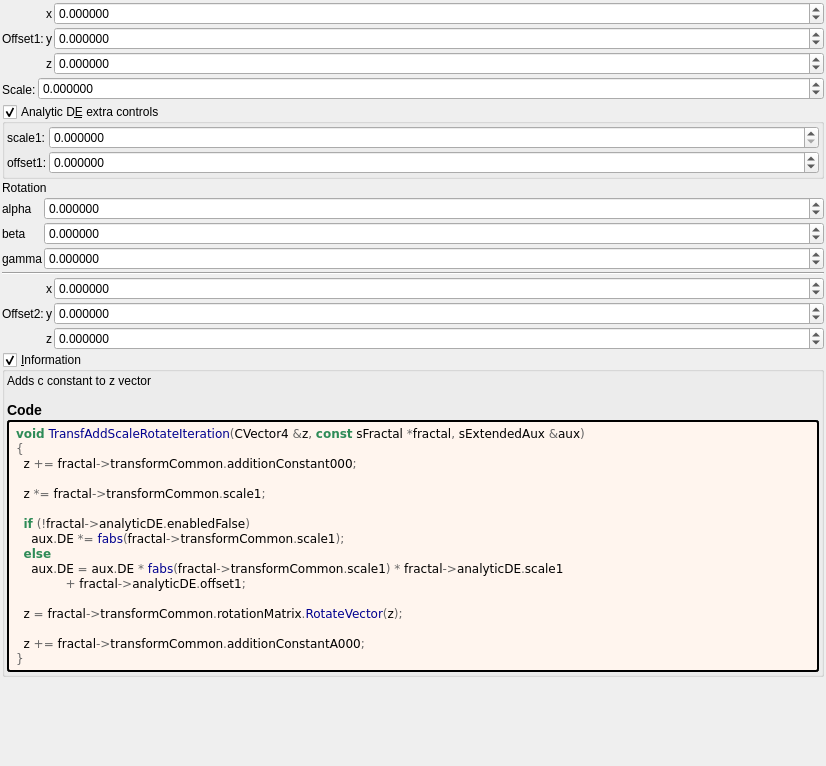
<?xml version="1.0" encoding="UTF-8"?>
<ui version="4.0">
 <class>transf_add_scale_rotate</class>
 <widget class="QWidget" name="Form">
  <property name="geometry">
   <rect>
    <x>0</x>
    <y>0</y>
    <width>826</width>
    <height>766</height>
   </rect>
  </property>
  <property name="windowTitle">
   <string notr="true">transf_add_scale_rotate</string>
  </property>
  <layout class="QVBoxLayout" name="verticalLayout">
   <property name="spacing">
    <number>2</number>
   </property>
   <property name="leftMargin">
    <number>2</number>
   </property>
   <property name="topMargin">
    <number>2</number>
   </property>
   <property name="rightMargin">
    <number>2</number>
   </property>
   <property name="bottomMargin">
    <number>2</number>
   </property>
   <item>
    <layout class="QGridLayout" name="gridLayout_65" columnstretch="0,0,0,1">
     <property name="spacing">
      <number>2</number>
     </property>
     <item row="2" column="2">
      <widget class="QLabel" name="label_119">
       <property name="text">
        <string notr="true">x</string>
       </property>
      </widget>
     </item>
     <item row="2" column="3">
      <widget class="MyDoubleSpinBox" name="spinbox3_transf_addition_constant_x">
       <property name="sizePolicy">
        <sizepolicy hsizetype="Minimum" vsizetype="Maximum">
         <horstretch>0</horstretch>
         <verstretch>0</verstretch>
        </sizepolicy>
       </property>
       <property name="prefix">
        <string/>
       </property>
       <property name="suffix">
        <string/>
       </property>
       <property name="decimals">
        <number>6</number>
       </property>
       <property name="minimum">
        <double>-99.989999999999995</double>
       </property>
       <property name="maximum">
        <double>99.989999999999995</double>
       </property>
       <property name="singleStep">
        <double>0.100000000000000</double>
       </property>
      </widget>
     </item>
     <item row="4" column="2">
      <widget class="QLabel" name="label_120">
       <property name="text">
        <string notr="true">z</string>
       </property>
      </widget>
     </item>
     <item row="3" column="2">
      <widget class="QLabel" name="label_121">
       <property name="text">
        <string notr="true">y</string>
       </property>
      </widget>
     </item>
     <item row="4" column="3">
      <widget class="MyDoubleSpinBox" name="spinbox3_transf_addition_constant_z">
       <property name="sizePolicy">
        <sizepolicy hsizetype="Minimum" vsizetype="Maximum">
         <horstretch>0</horstretch>
         <verstretch>0</verstretch>
        </sizepolicy>
       </property>
       <property name="prefix">
        <string/>
       </property>
       <property name="suffix">
        <string/>
       </property>
       <property name="decimals">
        <number>6</number>
       </property>
       <property name="minimum">
        <double>-99.989999999999995</double>
       </property>
       <property name="maximum">
        <double>99.989999999999995</double>
       </property>
       <property name="singleStep">
        <double>0.100000000000000</double>
       </property>
      </widget>
     </item>
     <item row="3" column="3">
      <widget class="MyDoubleSpinBox" name="spinbox3_transf_addition_constant_y">
       <property name="sizePolicy">
        <sizepolicy hsizetype="Minimum" vsizetype="Maximum">
         <horstretch>0</horstretch>
         <verstretch>0</verstretch>
        </sizepolicy>
       </property>
       <property name="prefix">
        <string/>
       </property>
       <property name="suffix">
        <string/>
       </property>
       <property name="decimals">
        <number>6</number>
       </property>
       <property name="minimum">
        <double>-99.989999999999995</double>
       </property>
       <property name="maximum">
        <double>99.989999999999995</double>
       </property>
       <property name="singleStep">
        <double>0.100000000000000</double>
       </property>
      </widget>
     </item>
     <item row="3" column="1">
      <widget class="QLabel" name="label_259">
       <property name="text">
        <string>Offset1:</string>
       </property>
      </widget>
     </item>
    </layout>
   </item>
   <item>
    <layout class="QGridLayout" name="gridLayout" columnstretch="0,1">
     <property name="spacing">
      <number>2</number>
     </property>
     <item row="0" column="0" rowspan="2">
      <widget class="QLabel" name="label_108">
       <property name="text">
        <string>Scale:</string>
       </property>
      </widget>
     </item>
     <item row="0" column="1">
      <widget class="MyDoubleSpinBox" name="spinbox_transf_scale_1">
       <property name="sizePolicy">
        <sizepolicy hsizetype="Minimum" vsizetype="Maximum">
         <horstretch>0</horstretch>
         <verstretch>0</verstretch>
        </sizepolicy>
       </property>
       <property name="prefix">
        <string/>
       </property>
       <property name="suffix">
        <string/>
       </property>
       <property name="decimals">
        <number>6</number>
       </property>
       <property name="minimum">
        <double>-99.989999999999995</double>
       </property>
       <property name="maximum">
        <double>99.989999999999995</double>
       </property>
       <property name="singleStep">
        <double>0.100000000000000</double>
       </property>
      </widget>
     </item>
    </layout>
   </item>
   <item>
    <widget class="MyGroupBox" name="groupCheck_analyticDE_enabled_false">
     <property name="title">
      <string>Analytic D&amp;E extra controls</string>
     </property>
     <property name="checkable">
      <bool>true</bool>
     </property>
     <layout class="QVBoxLayout" name="verticalLayout_13" stretch="0">
      <property name="spacing">
       <number>2</number>
      </property>
      <property name="leftMargin">
       <number>2</number>
      </property>
      <property name="topMargin">
       <number>2</number>
      </property>
      <property name="rightMargin">
       <number>2</number>
      </property>
      <property name="bottomMargin">
       <number>2</number>
      </property>
      <item>
       <layout class="QGridLayout" name="gridLayout_27" columnstretch="0,0,1">
        <property name="spacing">
         <number>2</number>
        </property>
        <item row="0" column="1">
         <widget class="QLabel" name="label_182">
          <property name="text">
           <string>scale1:</string>
          </property>
         </widget>
        </item>
        <item row="1" column="2">
         <widget class="MyDoubleSpinBox" name="spinbox_analyticDE_offset_1">
          <property name="sizePolicy">
           <sizepolicy hsizetype="Minimum" vsizetype="Maximum">
            <horstretch>0</horstretch>
            <verstretch>0</verstretch>
           </sizepolicy>
          </property>
          <property name="prefix">
           <string/>
          </property>
          <property name="suffix">
           <string/>
          </property>
          <property name="decimals">
           <number>6</number>
          </property>
          <property name="minimum">
           <double>-99.989999999999995</double>
          </property>
          <property name="maximum">
           <double>99.989999999999995</double>
          </property>
          <property name="singleStep">
           <double>0.100000000000000</double>
          </property>
         </widget>
        </item>
        <item row="0" column="2">
         <widget class="MyDoubleSpinBox" name="spinbox_analyticDE_scale_1">
          <property name="sizePolicy">
           <sizepolicy hsizetype="Minimum" vsizetype="Maximum">
            <horstretch>0</horstretch>
            <verstretch>0</verstretch>
           </sizepolicy>
          </property>
          <property name="prefix">
           <string/>
          </property>
          <property name="suffix">
           <string/>
          </property>
          <property name="decimals">
           <number>6</number>
          </property>
          <property name="minimum">
           <double>0.000000000000000</double>
          </property>
          <property name="maximum">
           <double>99.989999999999995</double>
          </property>
          <property name="singleStep">
           <double>0.100000000000000</double>
          </property>
         </widget>
        </item>
        <item row="1" column="1">
         <widget class="QLabel" name="label_177">
          <property name="text">
           <string>offset1:</string>
          </property>
         </widget>
        </item>
       </layout>
      </item>
     </layout>
    </widget>
   </item>
   <item>
    <widget class="QLabel" name="label_256">
     <property name="text">
      <string>Rotation</string>
     </property>
    </widget>
   </item>
   <item>
    <layout class="QGridLayout" name="gridLayout_2" columnstretch="0,1">
     <property name="spacing">
      <number>2</number>
     </property>
     <item row="1" column="0">
      <widget class="QLabel" name="label_14">
       <property name="text">
        <string notr="true">beta</string>
       </property>
      </widget>
     </item>
     <item row="0" column="1">
      <widget class="MyDoubleSpinBox" name="spinboxd3_transf_rotation_x">
       <property name="sizePolicy">
        <sizepolicy hsizetype="Minimum" vsizetype="Maximum">
         <horstretch>0</horstretch>
         <verstretch>0</verstretch>
        </sizepolicy>
       </property>
       <property name="prefix">
        <string/>
       </property>
       <property name="suffix">
        <string/>
       </property>
       <property name="decimals">
        <number>6</number>
       </property>
       <property name="minimum">
        <double>-36000.000000000000000</double>
       </property>
       <property name="maximum">
        <double>36000.000000000000000</double>
       </property>
       <property name="singleStep">
        <double>1.000000000000000</double>
       </property>
      </widget>
     </item>
     <item row="1" column="1">
      <widget class="MyDoubleSpinBox" name="spinboxd3_transf_rotation_y">
       <property name="sizePolicy">
        <sizepolicy hsizetype="Minimum" vsizetype="Maximum">
         <horstretch>0</horstretch>
         <verstretch>0</verstretch>
        </sizepolicy>
       </property>
       <property name="prefix">
        <string/>
       </property>
       <property name="suffix">
        <string/>
       </property>
       <property name="decimals">
        <number>6</number>
       </property>
       <property name="minimum">
        <double>-36000.000000000000000</double>
       </property>
       <property name="maximum">
        <double>36000.000000000000000</double>
       </property>
       <property name="singleStep">
        <double>1.000000000000000</double>
       </property>
      </widget>
     </item>
     <item row="0" column="0">
      <widget class="QLabel" name="label_13">
       <property name="text">
        <string notr="true">alpha</string>
       </property>
      </widget>
     </item>
     <item row="2" column="0">
      <widget class="QLabel" name="label_15">
       <property name="text">
        <string notr="true">gamma</string>
       </property>
      </widget>
     </item>
     <item row="2" column="1">
      <widget class="MyDoubleSpinBox" name="spinboxd3_transf_rotation_z">
       <property name="sizePolicy">
        <sizepolicy hsizetype="Minimum" vsizetype="Maximum">
         <horstretch>0</horstretch>
         <verstretch>0</verstretch>
        </sizepolicy>
       </property>
       <property name="prefix">
        <string/>
       </property>
       <property name="suffix">
        <string/>
       </property>
       <property name="decimals">
        <number>6</number>
       </property>
       <property name="minimum">
        <double>-36000.000000000000000</double>
       </property>
       <property name="maximum">
        <double>36000.000000000000000</double>
       </property>
       <property name="singleStep">
        <double>1.000000000000000</double>
       </property>
      </widget>
     </item>
    </layout>
   </item>
   <item>
    <widget class="Line" name="line">
     <property name="orientation">
      <enum>Qt::Horizontal</enum>
     </property>
    </widget>
   </item>
   <item>
    <layout class="QGridLayout" name="gridLayout_63" columnstretch="0,0,0,1">
     <property name="spacing">
      <number>2</number>
     </property>
     <item row="2" column="2">
      <widget class="QLabel" name="label_114">
       <property name="text">
        <string notr="true">x</string>
       </property>
      </widget>
     </item>
     <item row="2" column="3">
      <widget class="MyDoubleSpinBox" name="spinbox3_transf_addition_constantA_000_x">
       <property name="sizePolicy">
        <sizepolicy hsizetype="Minimum" vsizetype="Maximum">
         <horstretch>0</horstretch>
         <verstretch>0</verstretch>
        </sizepolicy>
       </property>
       <property name="prefix">
        <string/>
       </property>
       <property name="suffix">
        <string/>
       </property>
       <property name="decimals">
        <number>6</number>
       </property>
       <property name="minimum">
        <double>-99.989999999999995</double>
       </property>
       <property name="maximum">
        <double>99.989999999999995</double>
       </property>
       <property name="singleStep">
        <double>0.100000000000000</double>
       </property>
      </widget>
     </item>
     <item row="4" column="2">
      <widget class="QLabel" name="label_115">
       <property name="text">
        <string notr="true">z</string>
       </property>
      </widget>
     </item>
     <item row="3" column="2">
      <widget class="QLabel" name="label_113">
       <property name="text">
        <string notr="true">y</string>
       </property>
      </widget>
     </item>
     <item row="4" column="3">
      <widget class="MyDoubleSpinBox" name="spinbox3_transf_addition_constantA_000_z">
       <property name="sizePolicy">
        <sizepolicy hsizetype="Minimum" vsizetype="Maximum">
         <horstretch>0</horstretch>
         <verstretch>0</verstretch>
        </sizepolicy>
       </property>
       <property name="prefix">
        <string/>
       </property>
       <property name="suffix">
        <string/>
       </property>
       <property name="decimals">
        <number>6</number>
       </property>
       <property name="minimum">
        <double>-99.989999999999995</double>
       </property>
       <property name="maximum">
        <double>99.989999999999995</double>
       </property>
       <property name="singleStep">
        <double>0.100000000000000</double>
       </property>
      </widget>
     </item>
     <item row="3" column="3">
      <widget class="MyDoubleSpinBox" name="spinbox3_transf_addition_constantA_000_y">
       <property name="sizePolicy">
        <sizepolicy hsizetype="Minimum" vsizetype="Maximum">
         <horstretch>0</horstretch>
         <verstretch>0</verstretch>
        </sizepolicy>
       </property>
       <property name="prefix">
        <string/>
       </property>
       <property name="suffix">
        <string/>
       </property>
       <property name="decimals">
        <number>6</number>
       </property>
       <property name="minimum">
        <double>-99.989999999999995</double>
       </property>
       <property name="maximum">
        <double>99.989999999999995</double>
       </property>
       <property name="singleStep">
        <double>0.100000000000000</double>
       </property>
      </widget>
     </item>
     <item row="3" column="1">
      <widget class="QLabel" name="label_255">
       <property name="text">
        <string>Offset2:</string>
       </property>
      </widget>
     </item>
    </layout>
   </item>
   <item>
    <widget class="MyGroupBox" name="groupCheck_info">
     <property name="title">
      <string>&amp;Information</string>
     </property>
     <property name="flat">
      <bool>false</bool>
     </property>
     <property name="checkable">
      <bool>true</bool>
     </property>
     <layout class="QVBoxLayout" name="verticalLayout_2">
      <property name="spacing">
       <number>2</number>
      </property>
      <property name="leftMargin">
       <number>2</number>
      </property>
      <property name="topMargin">
       <number>2</number>
      </property>
      <property name="rightMargin">
       <number>2</number>
      </property>
      <property name="bottomMargin">
       <number>2</number>
      </property>
      <item>
       <widget class="QLabel" name="label_information_general">
        <property name="text">
         <string notr="true">&lt;p&gt;Adds c constant to z vector&lt;/p&gt;&lt;table&gt;
&lt;/table&gt;
&lt;h3&gt;Code&lt;/h3&gt;</string>
        </property>
        <property name="wordWrap">
         <bool>true</bool>
        </property>
        <property name="openExternalLinks">
         <bool>true</bool>
        </property>
        <property name="textInteractionFlags">
         <set>Qt::LinksAccessibleByMouse|Qt::TextSelectableByMouse</set>
        </property>
       </widget>
      </item>
      <item>
       <widget class="QLabel" name="label_code_content">
        <property name="styleSheet">
         <string notr="true">border-style: outset; border-width: 2px; border-radius: 3px; border-color: black; background-color: #fff5ee; padding: 4px;</string>
        </property>
        <property name="text">
         <string notr="true">&lt;body style=&quot;background-color:#fff5ee&quot;&gt;
&lt;pre style=&quot;color:#000000; background-color:#fff5ee;  font-family:&#039;Courier New&#039;,monospace;&quot;&gt;&lt;span style=&quot;color:#2e8b57; font-weight:bold&quot;&gt;void&lt;/span&gt; &lt;span style=&quot;color:#00008f&quot;&gt;TransfAddScaleRotateIteration&lt;/span&gt;&lt;span style=&quot;color:#676767&quot;&gt;(&lt;/span&gt;CVector4 &lt;span style=&quot;color:#676767&quot;&gt;&amp;amp;&lt;/span&gt;z&lt;span style=&quot;color:#676767&quot;&gt;,&lt;/span&gt; &lt;span style=&quot;color:#2e8b57; font-weight:bold&quot;&gt;const&lt;/span&gt; sFractal &lt;span style=&quot;color:#676767&quot;&gt;*&lt;/span&gt;fractal&lt;span style=&quot;color:#676767&quot;&gt;,&lt;/span&gt; sExtendedAux &lt;span style=&quot;color:#676767&quot;&gt;&amp;amp;&lt;/span&gt;aux&lt;span style=&quot;color:#676767&quot;&gt;)&lt;/span&gt;
&lt;span style=&quot;color:#676767&quot;&gt;{&lt;/span&gt;
  z &lt;span style=&quot;color:#676767&quot;&gt;+=&lt;/span&gt; fractal&lt;span style=&quot;color:#676767&quot;&gt;-&amp;gt;&lt;/span&gt;transformCommon&lt;span style=&quot;color:#676767&quot;&gt;.&lt;/span&gt;additionConstant000&lt;span style=&quot;color:#676767&quot;&gt;;&lt;/span&gt;

  z &lt;span style=&quot;color:#676767&quot;&gt;*=&lt;/span&gt; fractal&lt;span style=&quot;color:#676767&quot;&gt;-&amp;gt;&lt;/span&gt;transformCommon&lt;span style=&quot;color:#676767&quot;&gt;.&lt;/span&gt;scale1&lt;span style=&quot;color:#676767&quot;&gt;;&lt;/span&gt;

  &lt;span style=&quot;color:#2e8b57; font-weight:bold&quot;&gt;if&lt;/span&gt; &lt;span style=&quot;color:#676767&quot;&gt;(!&lt;/span&gt;fractal&lt;span style=&quot;color:#676767&quot;&gt;-&amp;gt;&lt;/span&gt;analyticDE&lt;span style=&quot;color:#676767&quot;&gt;.&lt;/span&gt;enabledFalse&lt;span style=&quot;color:#676767&quot;&gt;)&lt;/span&gt;
    aux&lt;span style=&quot;color:#676767&quot;&gt;.&lt;/span&gt;DE &lt;span style=&quot;color:#676767&quot;&gt;*=&lt;/span&gt; &lt;span style=&quot;color:#00008f&quot;&gt;fabs&lt;/span&gt;&lt;span style=&quot;color:#676767&quot;&gt;(&lt;/span&gt;fractal&lt;span style=&quot;color:#676767&quot;&gt;-&amp;gt;&lt;/span&gt;transformCommon&lt;span style=&quot;color:#676767&quot;&gt;.&lt;/span&gt;scale1&lt;span style=&quot;color:#676767&quot;&gt;);&lt;/span&gt;
  &lt;span style=&quot;color:#2e8b57; font-weight:bold&quot;&gt;else&lt;/span&gt;
    aux&lt;span style=&quot;color:#676767&quot;&gt;.&lt;/span&gt;DE &lt;span style=&quot;color:#676767&quot;&gt;=&lt;/span&gt; aux&lt;span style=&quot;color:#676767&quot;&gt;.&lt;/span&gt;DE &lt;span style=&quot;color:#676767&quot;&gt;*&lt;/span&gt; &lt;span style=&quot;color:#00008f&quot;&gt;fabs&lt;/span&gt;&lt;span style=&quot;color:#676767&quot;&gt;(&lt;/span&gt;fractal&lt;span style=&quot;color:#676767&quot;&gt;-&amp;gt;&lt;/span&gt;transformCommon&lt;span style=&quot;color:#676767&quot;&gt;.&lt;/span&gt;scale1&lt;span style=&quot;color:#676767&quot;&gt;) *&lt;/span&gt; fractal&lt;span style=&quot;color:#676767&quot;&gt;-&amp;gt;&lt;/span&gt;analyticDE&lt;span style=&quot;color:#676767&quot;&gt;.&lt;/span&gt;scale1
             &lt;span style=&quot;color:#676767&quot;&gt;+&lt;/span&gt; fractal&lt;span style=&quot;color:#676767&quot;&gt;-&amp;gt;&lt;/span&gt;analyticDE&lt;span style=&quot;color:#676767&quot;&gt;.&lt;/span&gt;offset1&lt;span style=&quot;color:#676767&quot;&gt;;&lt;/span&gt;

  z &lt;span style=&quot;color:#676767&quot;&gt;=&lt;/span&gt; fractal&lt;span style=&quot;color:#676767&quot;&gt;-&amp;gt;&lt;/span&gt;transformCommon&lt;span style=&quot;color:#676767&quot;&gt;.&lt;/span&gt;rotationMatrix&lt;span style=&quot;color:#676767&quot;&gt;.&lt;/span&gt;&lt;span style=&quot;color:#00008f&quot;&gt;RotateVector&lt;/span&gt;&lt;span style=&quot;color:#676767&quot;&gt;(&lt;/span&gt;z&lt;span style=&quot;color:#676767&quot;&gt;);&lt;/span&gt;

  z &lt;span style=&quot;color:#676767&quot;&gt;+=&lt;/span&gt; fractal&lt;span style=&quot;color:#676767&quot;&gt;-&amp;gt;&lt;/span&gt;transformCommon&lt;span style=&quot;color:#676767&quot;&gt;.&lt;/span&gt;additionConstantA000&lt;span style=&quot;color:#676767&quot;&gt;;&lt;/span&gt;
&lt;span style=&quot;color:#676767&quot;&gt;}&lt;/span&gt;
&lt;/pre&gt;
&lt;/body&gt;</string>
        </property>
        <property name="wordWrap">
         <bool>true</bool>
        </property>
        <property name="openExternalLinks">
         <bool>true</bool>
        </property>
        <property name="textInteractionFlags">
         <set>Qt::LinksAccessibleByMouse|Qt::TextSelectableByMouse</set>
        </property>
       </widget>
      </item>
     </layout>
    </widget>
   </item>
   <item>
    <spacer name="verticalSpacer">
     <property name="orientation">
      <enum>Qt::Vertical</enum>
     </property>
     <property name="sizeHint" stdset="0">
      <size>
       <width>20</width>
       <height>40</height>
      </size>
     </property>
    </spacer>
   </item>
  </layout>
 </widget>
 <customwidgets>
  <customwidget>
   <class>MyGroupBox</class>
   <extends>QGroupBox</extends>
   <header>my_group_box.h</header>
   <container>1</container>
  </customwidget>
  <customwidget>
   <class>MyDoubleSpinBox</class>
   <extends>QDoubleSpinBox</extends>
   <header>my_double_spin_box.h</header>
  </customwidget>
 </customwidgets>
 <tabstops>
  <tabstop>spinbox3_transf_addition_constantA_000_x</tabstop>
  <tabstop>spinbox3_transf_addition_constantA_000_y</tabstop>
  <tabstop>spinbox3_transf_addition_constantA_000_z</tabstop>
  <tabstop>groupCheck_info</tabstop>
 </tabstops>
 <resources/>
 <connections/>
</ui>
